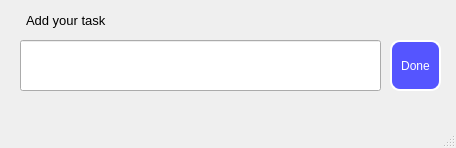
<?xml version="1.0" encoding="UTF-8"?>
<ui version="4.0">
 <class>addtaskwindow</class>
 <widget class="QMainWindow" name="addtaskwindow">
  <property name="enabled">
   <bool>true</bool>
  </property>
  <property name="geometry">
   <rect>
    <x>0</x>
    <y>0</y>
    <width>456</width>
    <height>148</height>
   </rect>
  </property>
  <property name="windowTitle">
   <string>Add Tasks</string>
  </property>
  <widget class="QWidget" name="centralwidget">
   <widget class="QLineEdit" name="lineEdit">
    <property name="enabled">
     <bool>true</bool>
    </property>
    <property name="geometry">
     <rect>
      <x>20</x>
      <y>40</y>
      <width>361</width>
      <height>51</height>
     </rect>
    </property>
    <property name="text">
     <string/>
    </property>
   </widget>
   <widget class="QLabel" name="label">
    <property name="geometry">
     <rect>
      <x>26</x>
      <y>10</y>
      <width>81</width>
      <height>21</height>
     </rect>
    </property>
    <property name="text">
     <string>&lt;html&gt;&lt;head/&gt;&lt;body&gt;&lt;p&gt;&lt;span style=&quot; font-size:10pt;&quot;&gt;Add your task&lt;/span&gt;&lt;/p&gt;&lt;/body&gt;&lt;/html&gt;</string>
    </property>
   </widget>
   <widget class="QPushButton" name="doneButton">
    <property name="geometry">
     <rect>
      <x>390</x>
      <y>40</y>
      <width>51</width>
      <height>51</height>
     </rect>
    </property>
    <property name="font">
     <font>
      <family>MS Shell Dlg 2</family>
      <pointsize>9</pointsize>
      <weight>9</weight>
      <italic>false</italic>
      <bold>false</bold>
     </font>
    </property>
    <property name="styleSheet">
     <string notr="true">background-color: rgb(85, 85, 255);
font: 75 9pt &quot;MS Shell Dlg 2&quot;;
color: rgb(255, 255, 255);
border-style: outset;
border-width: 2px;
border-radius:10px;</string>
    </property>
    <property name="text">
     <string>Done</string>
    </property>
   </widget>
  </widget>
  <widget class="QMenuBar" name="menubar">
   <property name="geometry">
    <rect>
     <x>0</x>
     <y>0</y>
     <width>456</width>
     <height>21</height>
    </rect>
   </property>
  </widget>
  <widget class="QStatusBar" name="statusbar"/>
 </widget>
 <resources/>
 <connections/>
</ui>
